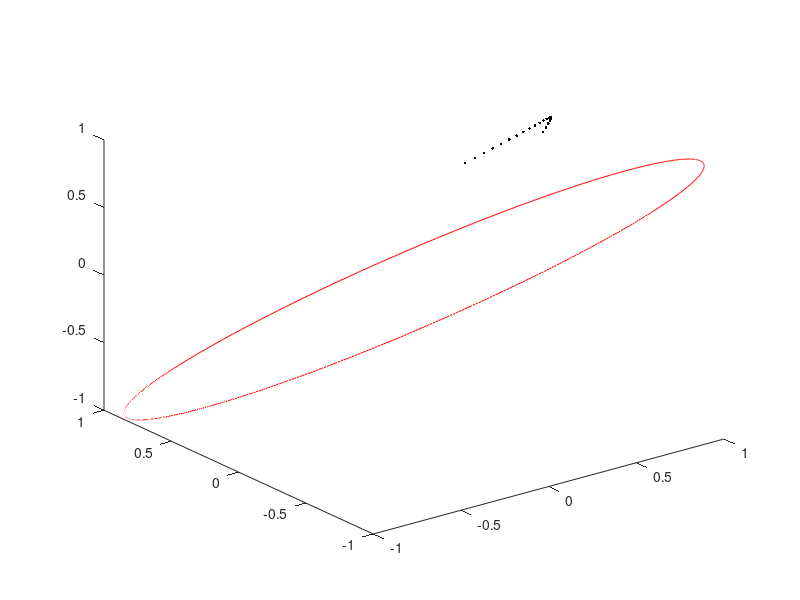

The MATLAB source for this figure:
%% TRY to see how iPL and ellipsoids relate!


%%

% try core eida scripts to compute sliding window eigenvalues and vectors of 
% any dataset 
clear
n_eigen = 2;
half_window_size = 20; % very small window 
%timeseries = readmatrix('prova_animale.txt');

%simulate timeseries
f = 0.1;
t = (0:0.1:10*pi)';
theta1 = 0.5*(1+cos(2*pi*f*t)); % slowly modulating phase
theta2 = -0.5*(1+cos(2*pi*f*t));
timeseries = [cos(2*pi*f*t) cos(2*pi*f*t+theta1) cos(2*pi*f*t+theta2)];


% select just 3 signals to visualize
timeseries = timeseries(:,1:3);

T = size(timeseries,1); %n time points
N = size(timeseries,2); % n signals


angles = angle(hilbert(timeseries));

%% try sliding window correlation

for t=1:T
    
    % try rebuild corr matrix with classical methods to see if method works
    
    lower = max(t-half_window_size,1); % bounds for window when it hits borders
    upper = min(t+half_window_size,T);
    truncated_timeseries = timeseries(lower:upper,:);
    
    theta1 = angles(t,1);
    theta2 = angles(t,2);
    theta3 = angles(t,3);
   
    taus = 0:0.01:2*pi;
    
    plot3(cos(taus-theta1),cos(taus-theta2),cos(taus-theta3),'color','red');
    hold on
    plot3(truncated_timeseries(:,1),truncated_timeseries(:,2),truncated_timeseries(:,3),'.','color','black');
    hold off
    pause(0.3);
    
end
